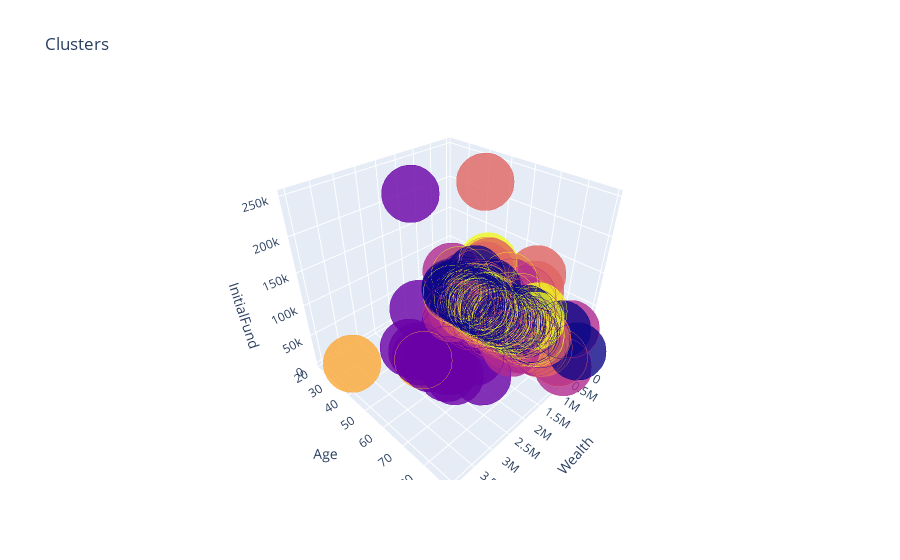

Here is the notebook cell this chart was saved with:
### Code cell
import plotly as py
import plotly.graph_objs as go
py.offline.init_notebook_mode(connected = True)
df['label3'] =  labels3
trace1 = go.Scatter3d(
    x= df['Wealth'],
    y= df['Age'],
    z= df['InitialFund'],
    mode='markers',
     marker=dict(
        color = df['label3'], 
        size= 20,
        line=dict(
            color= df['label3'],
            width= 12
        ),
        opacity=0.8
     )
)
data = [trace1]
layout = go.Layout(
#     margin=dict(
#         l=0,
#         r=0,
#         b=0,
#         t=0
#     )
    title= 'Clusters',
    scene = dict(
            xaxis = dict(title  = 'Wealth'),
            yaxis = dict(title  = 'Age'),
            zaxis = dict(title  = 'InitialFund')
        )
)
fig = go.Figure(data=data, layout=layout)
py.offline.iplot(fig)
plt.show()

### Figure 1 — Plotly figure (JSON) as saved in the notebook; plotly's stock layout.template omitted (floating-point values rounded to 4 significant figures; data arrays with more than 128 entries replaced by an {"elided": "..."} marker saying what was removed)
{"data": [{"marker": {"color": {"elided": "634 int values"}, "line": {"color": {"elided": "634 int values"}, "width": 12}, "opacity": 0.8, "size": 20}, "mode": "markers", "type": "scatter3d", "x": {"elided": "634 int values"}, "y": {"elided": "634 int values"}, "z": {"elided": "634 float values"}}], "layout": {"scene": {"xaxis": {"title": {"text": "Wealth"}}, "yaxis": {"title": {"text": "Age"}}, "zaxis": {"title": {"text": "InitialFund"}}}, "title": {"text": "Clusters"}}}
